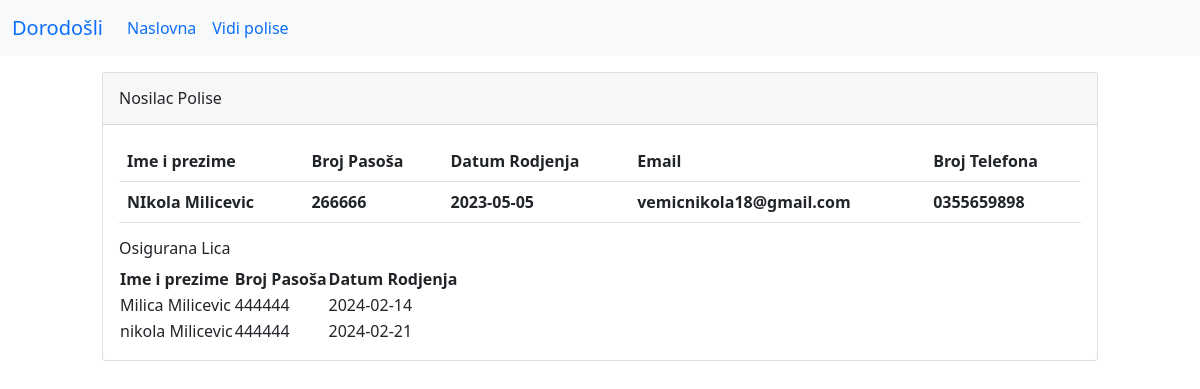
The page /polisa_detaljnije.php?id_polise=5&id_nosioca_osiguranja=17&tip_osiguranja=grupno on the database its author committed.
### tables this page shows
CREATE TABLE `nosioci_osiguranja` (
  `id` int(10) UNSIGNED NOT NULL,
  `ime` varchar(255) NOT NULL,
  `prezime` varchar(255) NOT NULL,
  `broj_pasosa` varchar(6) NOT NULL,
  `datum_rodjenja` date NOT NULL,
  `email` varchar(255) NOT NULL,
  `broj_telefona` varchar(255) DEFAULT NULL
);

CREATE TABLE `osiguranici` (
  `id` int(10) UNSIGNED NOT NULL,
  `ime` varchar(255) NOT NULL,
  `prezime` varchar(255) NOT NULL,
  `broj_pasosa` varchar(6) NOT NULL,
  `datum_rodjenja` date NOT NULL,
  `nosilac_osiguranja_id` int(10) UNSIGNED NOT NULL
);

### polisa_detaljnije.php (the view, shortened to what this page needs)
<?php
require_once "navigacija.php";
require_once "connection.php";
if ( $_SERVER["REQUEST_METHOD"] == "GET"){
    $nosilacPoliseId = $_GET['id_nosioca_osiguranja'];
    $tipOsiguranja = $_GET['tip_osiguranja'];
    if ( $tipOsiguranja == "grupno"){
        $q = "SELECT * FROM `nosioci_osiguranja`
        WHERE `id` = $nosilacPoliseId LIMIT 1";
        $res = $conn->query($q);
        $nPolise = $res->fetch_assoc();
        $q =  "SELECT * FROM `osiguranici`
        WHERE `nosilac_osiguranja_id` = $nosilacPoliseId";
        $res = $conn->query($q);
        $osiguranici = $res -> fetch_all(MYSQLI_ASSOC);
    }else{
        $q = "SELECT * FROM `nosioci_osiguranja`
        WHERE `id` = $nosilacPoliseId LIMIT 1";
        $res = $conn->query($q);
        $nPolise = $res->fetch_assoc();
    }
}
?>
<!DOCTYPE html>
<html lang="en">
<head>
    <link href="https://cdn.jsdelivr.net/npm/bootstrap@5.0.2/dist/css/bootstrap.min.css" rel="stylesheet">
</head>
<body>
    <div class="container-md-xxl">
        <div class="row justify-content-center ">
                <div class="col-10">
                    <div class="card mt-3">
                        <div class="card-header pt-3">
                            <h6>
                                Nosilac Polise
                            </h6>
                        </div>
                        <div class="card-body">
                            <table class="table">
                                <thead class="thead-dark">
                                    <tr>
                                        <th scope="col">Ime i prezime</th>
                                        <th scope="col">Broj Pasoša</th>
                                        <th scope="col">Datum Rodjenja</th>
                                        <th scope="col">Email</th>
                                        <th scope="col">Broj Telefona</th>
                                    </tr>
                                    <tr>
                                        <th scope="col"><?php echo $nPolise['ime'] ." ".$nPolise['prezime'] ?></th>
                                        <th scope="col"><?php echo $nPolise['broj_pasosa']; ?></th>
                                        <th scope="col"><?php echo $nPolise['datum_rodjenja']; ?></th>
                                        <th scope="col"><?php echo $nPolise['email']; ?></th>
                                        <th scope="col"><?php echo $nPolise['broj_telefona']; ?></th>
                                    </tr>
                                </thead>
                                <?php if ( $tipOsiguranja == "grupno"){
                                ?>
                                <table>
                                    <h6>Osigurana Lica</h6>
                                    <thead>
                                        <th scope="col">Ime i prezime</th>
                                        <th scope="col">Broj Pasoša</th>
                                        <th scope="col">Datum Rodjenja</th>
                                    </thead>
                                    <tbody>
                                    <?php
                                        foreach($osiguranici as $osiguranik){
                                    ?>
                                    <tr>
                                        <td><?php echo $osiguranik['ime'] ." ".$nPolise['prezime'] ?></td>
                                        <td><?php echo $osiguranik['broj_pasosa']?></td>
                                        <td><?php echo $osiguranik['datum_rodjenja']?></td>
                                    </tr>
                                    <?php
                                        }
                                    ?>
                                </tbody>
                                </table>
                                <?php
                                }
                                ?>
                            </table>
                        </div>
                    </div>
                </div>
        </div>
    </div>
</body>
</html>

### rows shown on the page
nosioci_osiguranja: ime "NIkola", prezime "Milicevic", broj_pasosa "266666", datum_rodjenja "2023-05-05", email "vemicnikola18@gmail.com", broj_telefona "0355659898"
osiguranici: ime "Milica", nosilac_osiguranja.prezime "Milicevic", broj_pasosa "444444", datum_rodjenja "2024-02-14"
osiguranici: ime "nikola", nosilac_osiguranja.prezime "Milicevic", broj_pasosa "444444", datum_rodjenja "2024-02-21"
